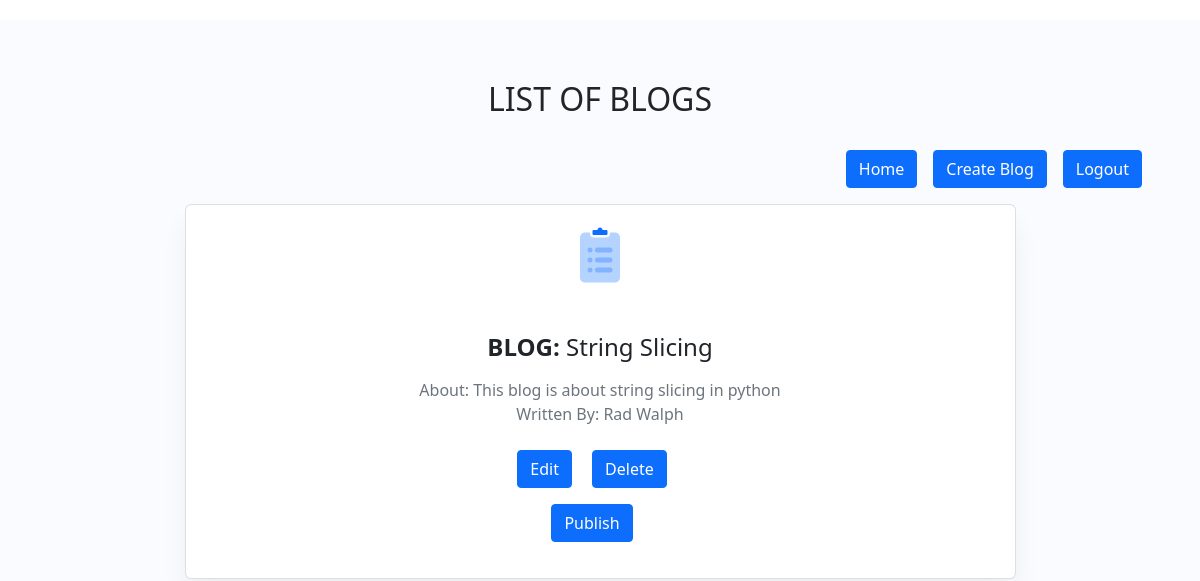
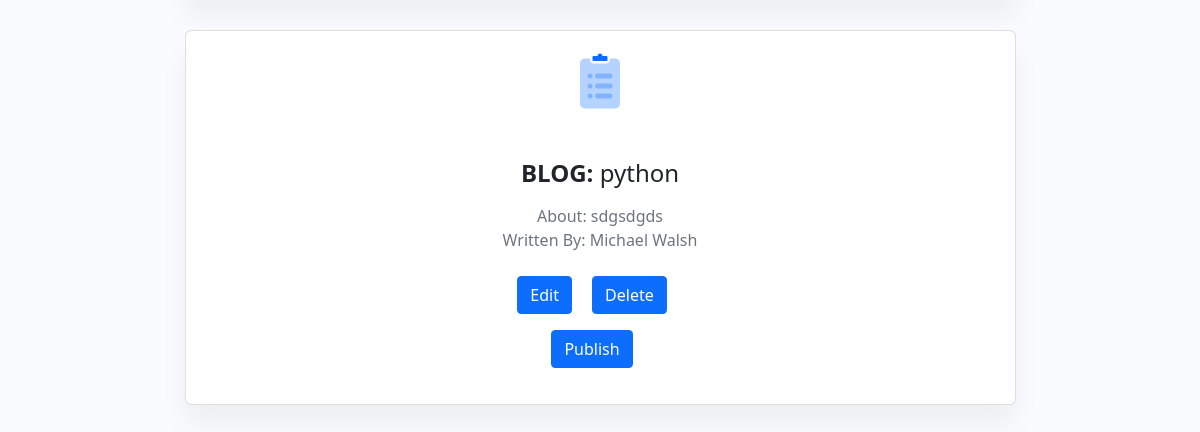
Page /demo/list on the earlier database version (2 pictures, top to bottom).
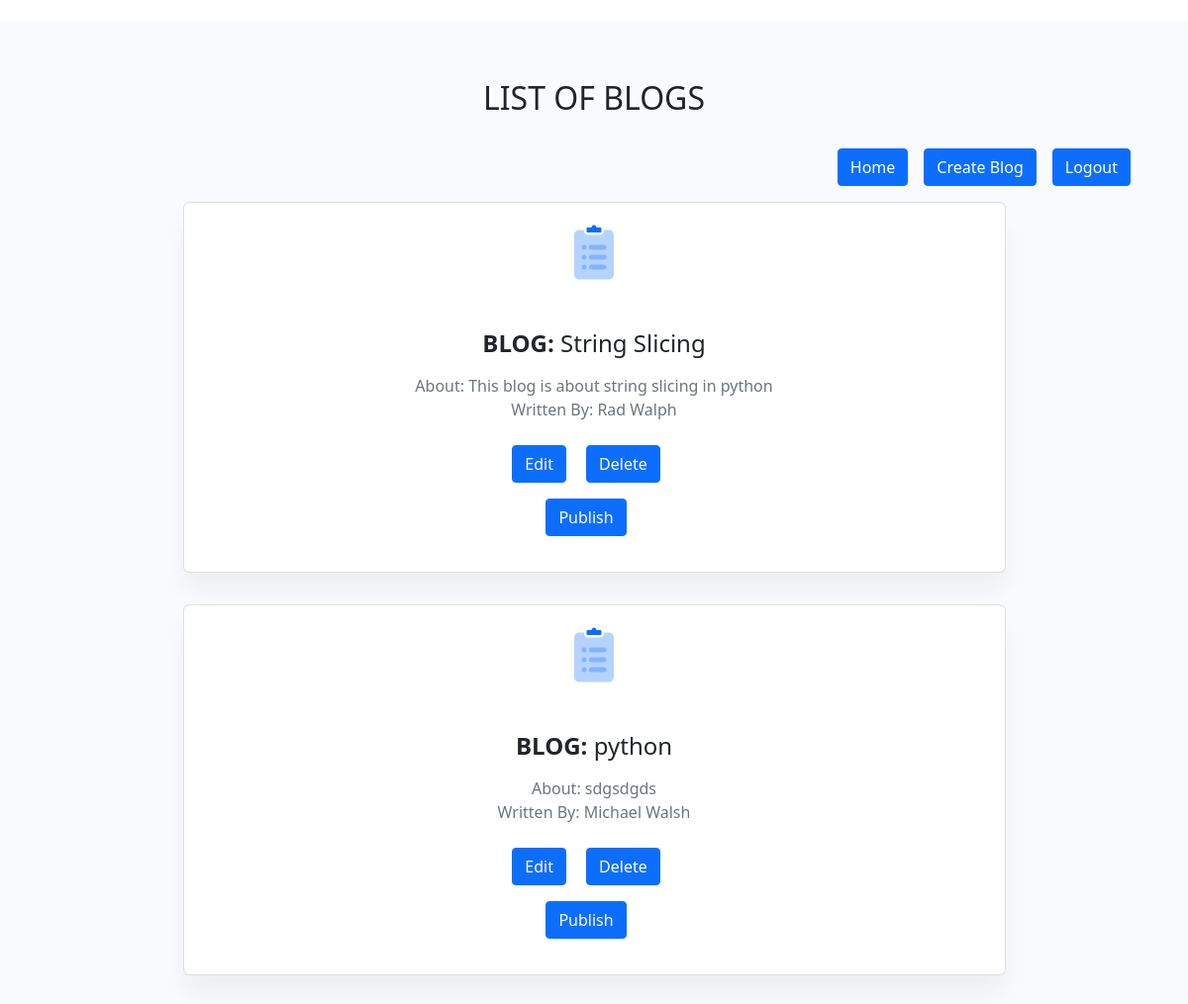
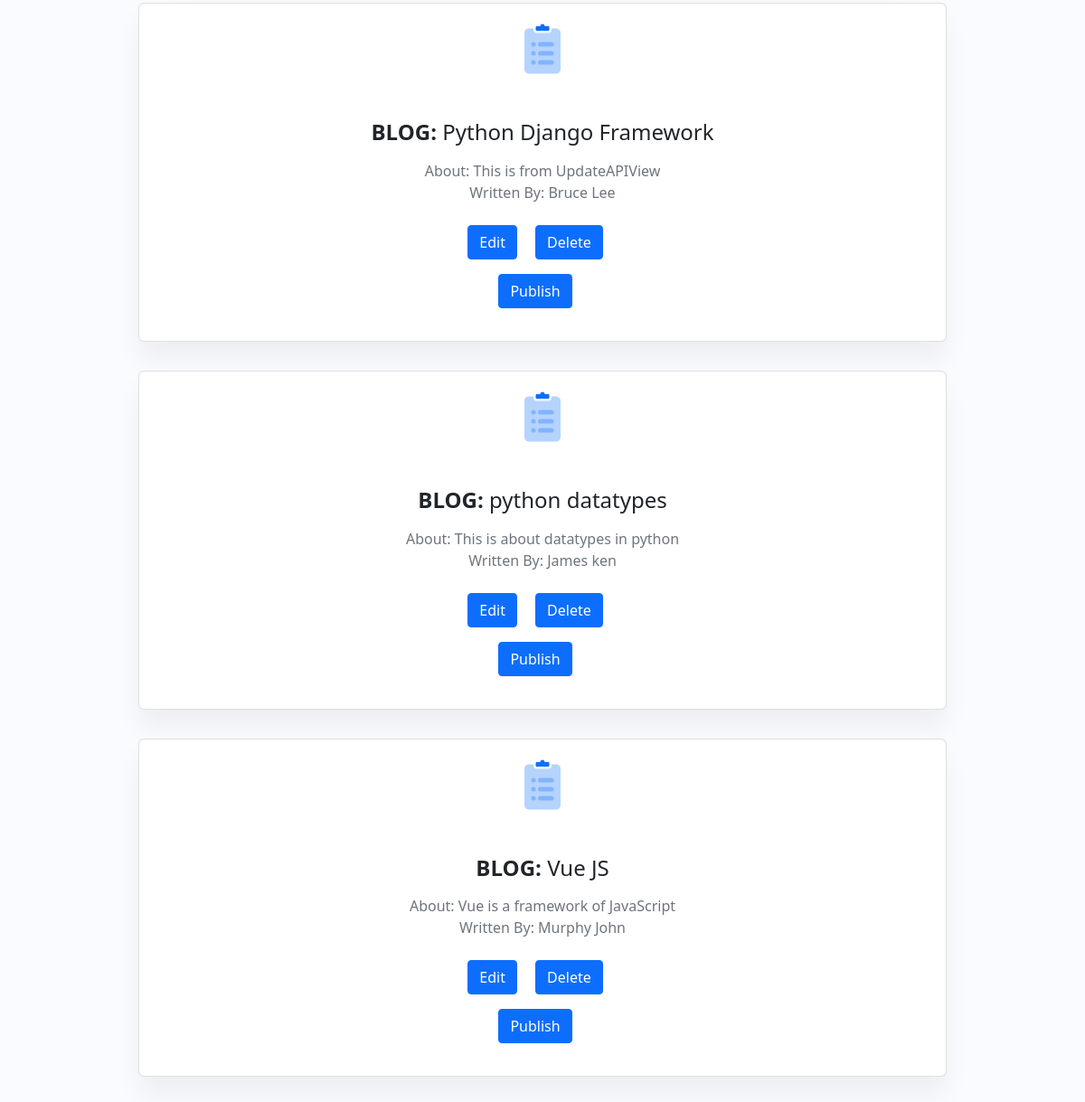
Same page on the later database version (2 pictures, top to bottom).
### blog/models.py (models this page shows)
class Blog(models.Model):
    title = models.CharField(max_length=100)
    author = models.CharField(max_length=150)
    description = models.TextField()
    is_published = models.BooleanField(default=False)
    published_on = models.DateTimeField()
    class Meta:
        permissions =(
            ('can_publish','Can publish blog'),
        )

### blog/views.py (the view)
# urls.py: path('demo/list',list_blogs,name='list'),
def list_blogs(request):
    blog = Blog.objects.all()
    return render(request,'list.html', {'blog': blog})

### templates/list.html (shortened to what this page needs)
<!DOCTYPE html>
<html lang="en">
<head>
    <link href="https://cdn.jsdelivr.net/npm/bootstrap@5.0.2/dist/css/bootstrap.min.css" rel="stylesheet">
</head>
<body>
    <section class="py-6 bg-light-primary">
        <div class="container">
            <div class="row justify-content-center text-center mb-4">
                <div class="col-xl-6 col-lg-8 col-sm-10">
                    <h2 class="font-weight-bold">LIST OF BLOGS</h2>
                </div>
            </div>
            <div>
                <div class="d-flex flex-row-reverse">
                    <div>
                        <a href="{% url 'user_logout' %}" class="btn btn-primary me-3">
                            Logout
                        </a>
                    </div>
                    <div>
                        <a href="{% url 'class' %}" class="btn btn-primary me-3">
                            Create Blog
                        </a>
                    </div>
                    <div>
                        <a href="{% url 'home' %}" class="btn btn-primary me-3">
                            Home
                        </a>
                    </div>
                </div>
                {% for blog in blog %}
                <div class="row row-cols-lg-3 row-cols-md-2 row-cols-1 text-center justify-content-center px-xl-6 aos-init aos-animate" data-aos="fade-up">
                    <div class="col my-3 w-75">
                        <div class="card border-hover-primary hover-scale">
                            <div class="card-body">
                                <div class="text-primary mb-5">
                                </div>
                                <h4 class="font-weight-bold mb-3"><b>BLOG:</b> {{blog.title}}</h4>
                                <p class="text-muted mb-0">About: {{blog.description}}</p>
                                <p class="text-muted mb-0">Written By: {{blog.author}}</p>
                                <br>
                                <a href = "/demo/{{blog.id}}/update" class="btn btn-primary me-3">Edit</a>  <a href="/demo/{{blog.id}}/delete" class="btn btn-primary me-3">Delete</a>
                                <div class="m-3">
                                <form method = 'post'>
                                    <a href = "/demo/{{blog.id}}/publish" class="btn btn-primary me-3">Publish</a>
                                </form>
                                </div>
                            </div>
                        </div>
                    </div>
                </div>
            </div>
            {% endfor %}
    </section>
</body>
</html>

### templates/list.html (style rules this page uses)
body { margin-top:20px; }
.bg-light-primary { background-color: #f9fbff!important; }
.pb-6, .py-6 { padding-bottom: 3.75rem!important; }
.pt-6, .py-6 { padding-top: 3.75rem!important; }
.hover-scale, .hover-scale:hover { transition: transform .2s ease-in; }
.card { position: relative; display: flex; flex-direction: column; min-width: 0; word-wrap: break-word; background-color: #fff; background-clip: border-box; border: 1px solid rgba(0,0,0,.125); border-radius: .4rem; box-shadow: 0 20px 27px 0 rgb(0 0 0 / 5%); }
.card-body { flex: 1 1 auto; min-height: 1px; padding: 1.25rem; }

Differences in the rows shown:
added Blog: title "Python Django Framework", description "This is from UpdateAPIView", author "Bruce Lee"
added Blog: title "python datatypes", description "This is about datatypes in python", author "James ken"
added Blog: title "Vue JS", description "Vue is a framework of JavaScript", author "Murphy John"
